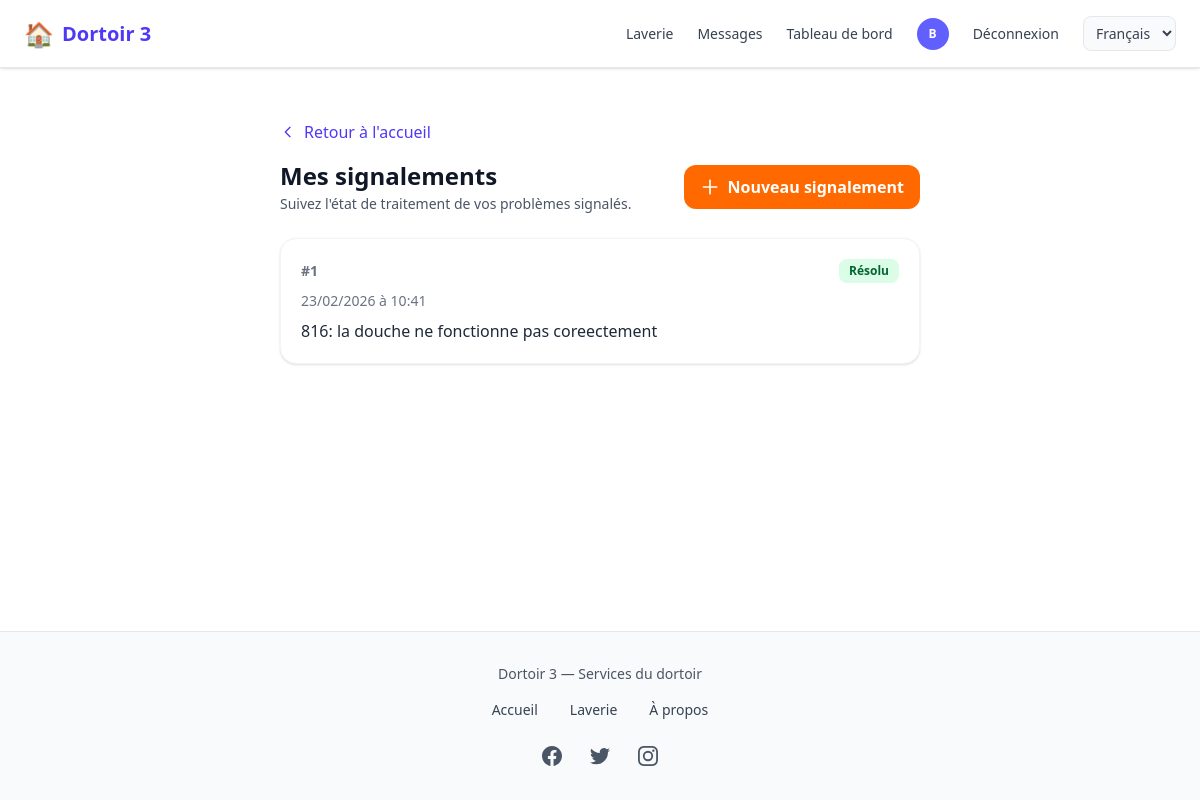
The page /signalements/mes-signalements/ (signed in) on the database its author committed.
### comptes/models.py (models this page shows, shortened)
class CustomUser(AbstractUser):
    USER_TYPES = (
        ('ADMIN', 'Administrateur'),
        ('client', 'Client'),
        ('vendeur', 'Vendeur'),
        ('coursier', 'Coursier'),
    )
    user_type = models.CharField(max_length=22, choices=USER_TYPES, default="client")
    email = models.EmailField('Adresse email', unique=True,max_length=50)
    telephone = models.CharField(max_length=20, unique=True, blank=True)
    photo = models.ImageField(upload_to=user_photo_upload_to, null=True, blank=True)
    is_premium = models.BooleanField(default=False)
    GENRE = (('masculin', 'Masculin'), ('feminin', 'Féminin'))
    genre = models.CharField(max_length=22, choices=GENRE, null=True, blank=True)
    date_inscription = models.DateField(auto_now_add=True)
    latitude = models.DecimalField(max_digits=9, decimal_places=6, blank=True, null=True)
    longitude = models.DecimalField(max_digits=9, decimal_places=6, blank=True, null=True)
    last_activity = models.DateTimeField(null=True, blank=True, verbose_name="Dernière activité")
    REQUIRED_FIELDS = ['email', 'user_type']

### signalements/models.py (models this page shows, shortened)
class Signalement(models.Model):
    STATUT_CHOICES = [
        ('nouveau', 'Nouveau'),
        ('en_cours', 'En cours'),
        ('resolu', 'Résolu'),
    ]
    utilisateur = models.ForeignKey(
        settings.AUTH_USER_MODEL,
        on_delete=models.CASCADE,
        related_name='signalements',
    )
    description = models.TextField(help_text="Explication du problème")
    statut = models.CharField(max_length=20, choices=STATUT_CHOICES, default='nouveau')
    date_creation = models.DateTimeField(auto_now_add=True)
    class Meta:
        ordering = ['-date_creation']
        verbose_name = 'Signalement'
        verbose_name_plural = 'Signalements'

### signalements/views.py (the view)
# urls.py: path('mes-signalements/', views.mes_signalements, name='mes_signalements'),
@login_required
def mes_signalements(request):
    signalements = Signalement.objects.filter(utilisateur=request.user).order_by('-date_creation')
    return render(request, 'signalements/mes_signalements.html', {'signalements': signalements})

### comptes/context_processors.py (called while the page is built)
def notifications_context(request):
    context = {
        'pending_orders_count': 0,
        'packaged_orders_count': 0,
        'unread_messages_count': 0,
    }
    if request.user.is_authenticated:
        from chat.models import Message, Conversation
        conversations = Conversation.objects.filter(
            Q(participant1=request.user) | Q(participant2=request.user)
        )
        context['unread_messages_count'] = Message.objects.filter(
            Q(conversation__in=conversations) & ~Q(sender=request.user),
            lu=False
        ).count()
    return context

### laverie/models.py (called while the page is built)
    @classmethod
    def marquer_tickets_termines(cls):
        from django.utils import timezone
        now = timezone.now()
        return cls.objects.filter(
            statut__in=('reserve', 'en_cours'),
            fin__lt=now,
        ).update(statut='termine')

    @classmethod
    def marquer_tickets_en_cours(cls):
        from django.utils import timezone
        now = timezone.now()
        return cls.objects.filter(
            statut='reserve',
            debut__lte=now,
            fin__gte=now,
        ).update(statut='en_cours')

### templates/signalements/mes_signalements.html (shortened to what this page needs)
{% extends 'home.html' %}
{% load static %}
{% block contenu %}
<div class="max-w-2xl mx-auto py-4 sm:py-6 px-3 sm:px-4">
    <a href="{% url 'home' %}" class="inline-flex items-center gap-2 text-indigo-600 hover:text-indigo-700 font-medium mb-4">
        <svg class="w-4 h-4" fill="none" stroke="currentColor" viewBox="0 0 24 24"><path stroke-linecap="round" stroke-linejoin="round" stroke-width="2" d="M15 19l-7-7 7-7"/></svg>
        Retour à l'accueil
    </a>
    <div class="flex flex-col sm:flex-row justify-between items-start sm:items-center gap-3 mb-6">
        <div>
            <h1 class="text-xl sm:text-2xl font-bold text-gray-900">Mes signalements</h1>
            <p class="text-gray-600 text-sm mt-0.5">Suivez l'état de traitement de vos problèmes signalés.</p>
        </div>
        <a href="{% url 'signalements:signaler' %}" class="bg-orange-500 hover:bg-orange-600 text-white px-4 py-2.5 rounded-xl font-semibold transition inline-flex items-center gap-2">
            <svg class="w-5 h-5" fill="none" stroke="currentColor" viewBox="0 0 24 24"><path stroke-linecap="round" stroke-linejoin="round" stroke-width="2" d="M12 4v16m8-8H4"/></svg>
            Nouveau signalement
        </a>
    </div>
    {% if signalements %}
    <div class="space-y-4">
        {% for s in signalements %}
        <article class="bg-white rounded-2xl shadow border border-gray-100 overflow-hidden">
            <div class="p-5">
                <div class="flex flex-wrap items-center justify-between gap-3 mb-2">
                    <span class="text-sm font-semibold text-gray-500">#{{ s.pk }}</span>
                    <span class="px-2.5 py-1 rounded-lg text-xs font-semibold
                        {% if s.statut == 'nouveau' %}bg-amber-100 text-amber-800
                        {% elif s.statut == 'en_cours' %}bg-blue-100 text-blue-800
                        {% else %}bg-green-100 text-green-800{% endif %}">
                        {{ s.get_statut_display }}
                    </span>
                </div>
                <p class="text-sm text-gray-500 mb-2">{{ s.date_creation|date:"d/m/Y à H:i" }}</p>
                <p class="text-gray-800 whitespace-pre-wrap">{{ s.description }}</p>
            </div>
        </article>
        {% endfor %}
    </div>
    {% endif %}
</div>
{% endblock %}

### templates/nav_footer/nav.html (shortened to what this page needs)
{% load static %}
{% load i18n %}
<nav class="hidden md:flex fixed top-0 left-0 w-full z-50 bg-white border-b border-gray-200 shadow-sm">
  <div class="flex items-center justify-between w-full max-w-7xl mx-auto px-6 py-4">
    <a href="{% url 'home' %}"
       class="flex items-center space-x-2 text-indigo-600 text-xl font-semibold hover:opacity-90 transition">
      <span class="text-2xl">🏠</span>
      <span>{% trans "Dortoir 3" %}</span>
    </a>
    <div class="flex items-center space-x-6 text-sm font-medium">
      <a href="{% url 'laverie:accueil' %}"
         class="text-gray-700 hover:text-indigo-500 transition">
        {% trans "Laverie" %}
      </a>
      {% if user.is_authenticated %}
        <a href="{% url 'chat:mes_conversations' %}"
           class="relative text-gray-700 hover:text-indigo-500 transition">
          {% trans "Messages" %}
        </a>
        {% if user.user_type == 'ADMIN' %}
          <a href="{% url 'dashboard' %}"
             class="text-gray-700 hover:text-indigo-500 transition">
            {% trans "Dashboard" %}
          </a>
        {% endif %}
        <a href="{% url 'profile' %}" class="flex items-center">
          {% if user.photo %}
            <img src="{{ user.photo.url }}"
                 class="w-8 h-8 rounded-full object-cover border">
          {% else %}
            <div class="w-8 h-8 rounded-full bg-indigo-500 flex items-center justify-center text-white text-xs font-bold">
              {{ user.first_name|first|default:user.email|first|upper }}
            </div>
          {% endif %}
        </a>
        <a href="{% url 'logout' %}"
           class="text-gray-700 hover:text-red-500 transition">
          {% trans "Log out" %}
        </a>
      {% else %}
        <a href="{% url 'login' %}"
           class="text-gray-700 hover:text-indigo-500 transition">
          {% trans "Log in" %}
        </a>
      {% endif %}
      <form action="{% url 'set_language' %}" method="post" class="inline" id="lang-form-desktop">
        <select name="language" onchange="this.form.submit()" class="text-sm border border-gray-200 rounded-lg px-2 py-1.5 bg-gray-50 text-gray-700 cursor-pointer">
          {% get_current_language as CURRENT_LANG %}
          {% for code, name in LANGUAGES %}
          <option value="{{ code }}" {% if code == CURRENT_LANG %}selected{% endif %}>{{ name }}</option>
          {% endfor %}
        </select>
      </form>
    </div>
  </div>
</nav>
            {% get_current_language as CURRENT_LANG %}

### rows shown on the page
CustomUser: first_name|first "B"
Signalement: pk "1", statut "Résolu", date_creation "23/02/2026 à 10:41", description "816: la douche ne fonctionne pas coreectement"

### other values the page prints
form field language "Français"
